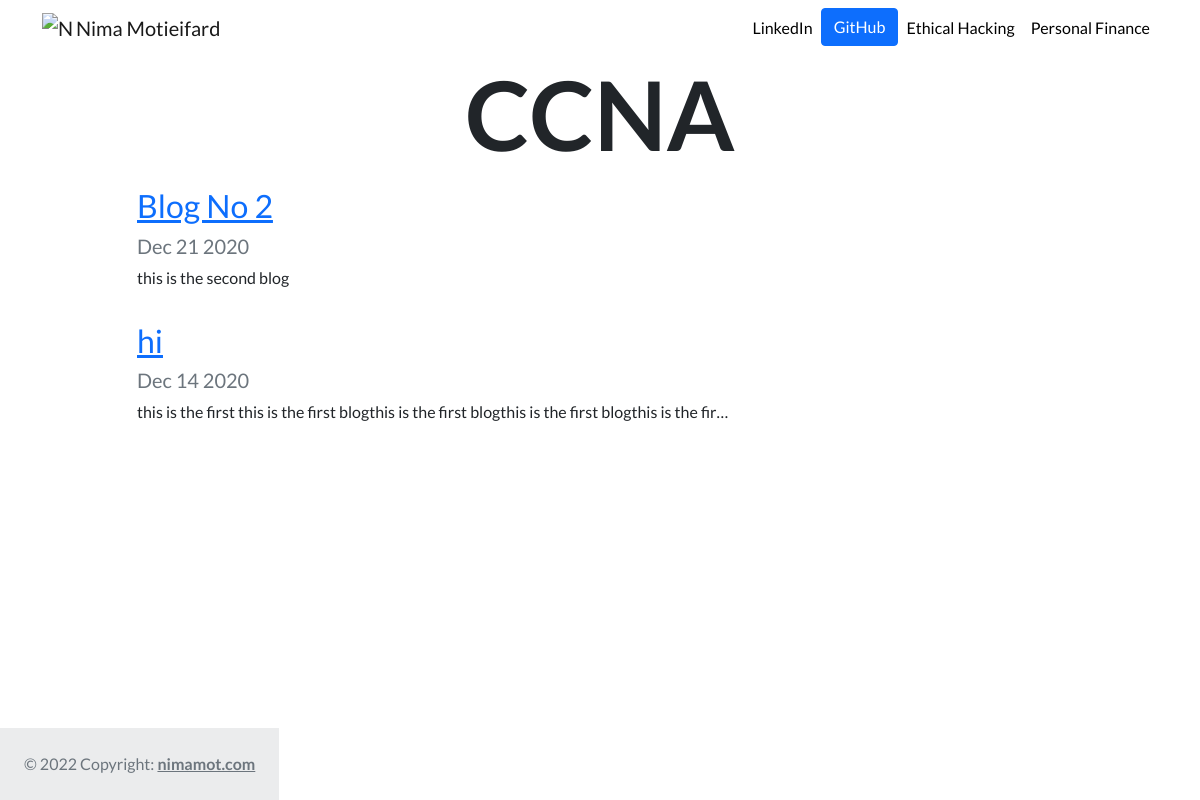
Before: /blog/ with the older database file.
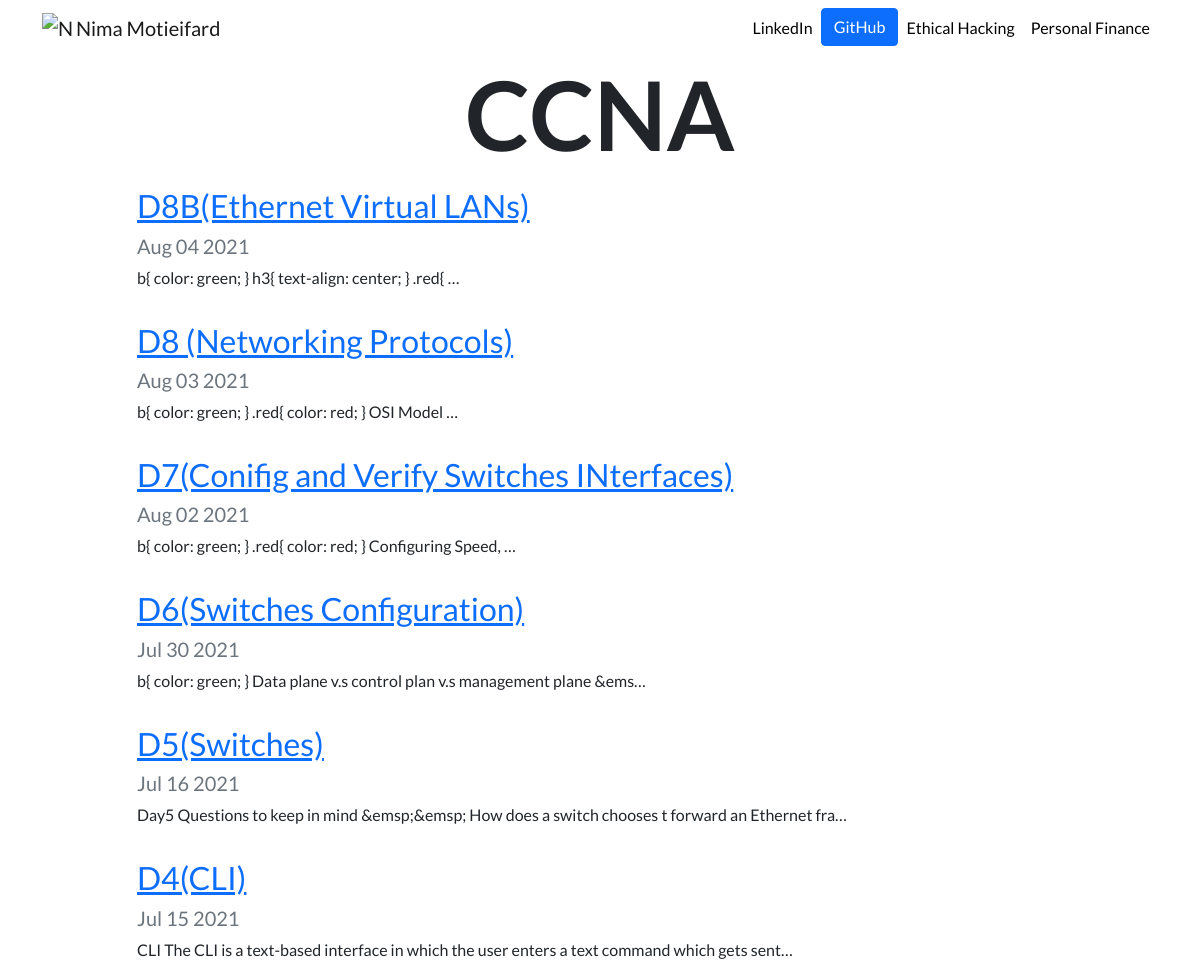
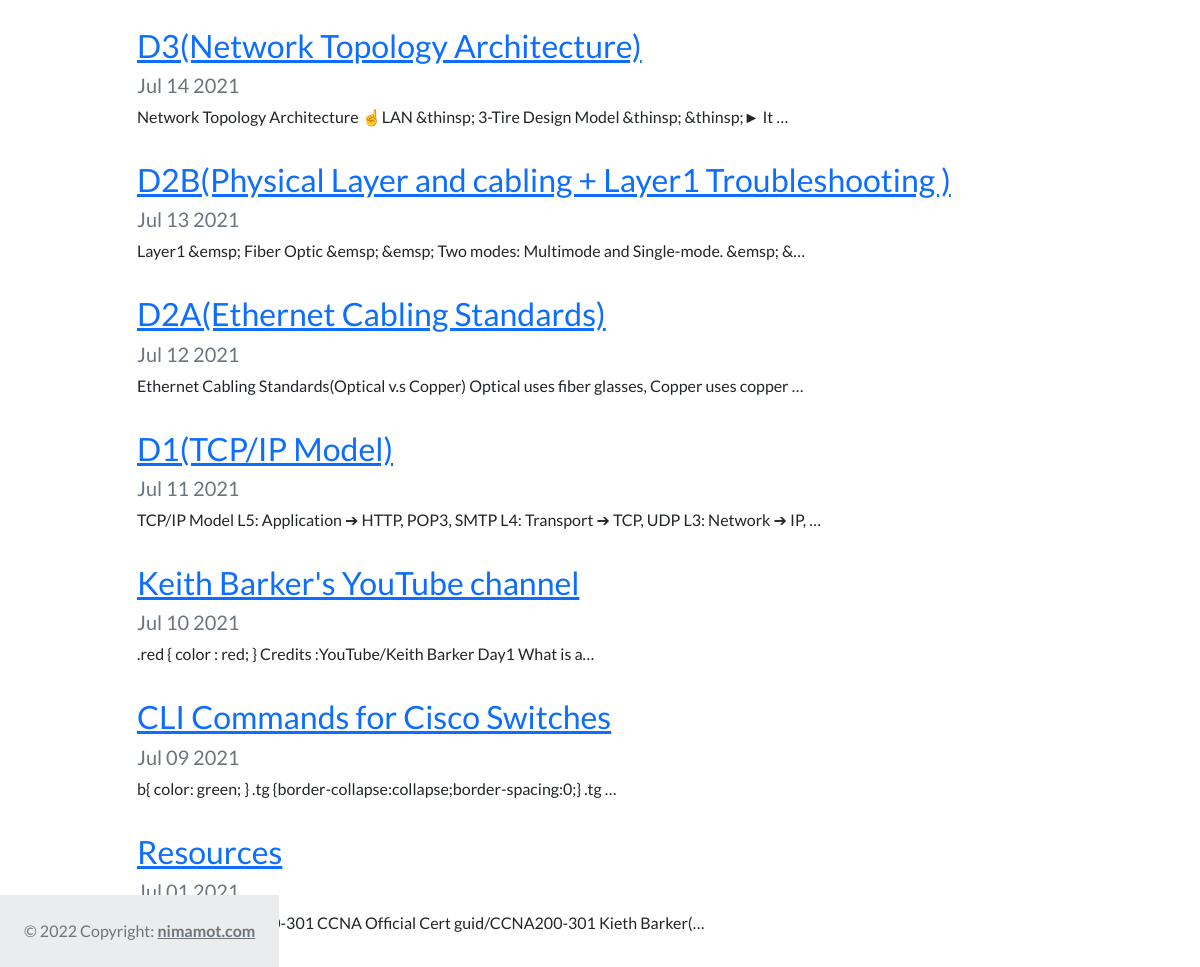
After: the same page with the newer database file (2 pictures, top to bottom).
### blog/models.py (models this page shows, shortened)
class Blog(models.Model):
    title = models.CharField(max_length=200)
    description = models.TextField()
    date = models.DateField()

### blog/views.py (the view)
# urls.py: path('', views.all_blogs, name='all_blogs'),
def all_blogs(request):
    blogs = Blog.objects.order_by('-date')
    return render(request, 'blog/all_blogs.html', {'blogs':blogs})

### blog/templates/blog/all_blogs.html
{% extends 'portfolio/base.html' %}
{% load static %}
{% block content %}
<h1 id="blogtitle" class="font-weight-bold text-center">CCNA</h1>
{% for blog in blogs %}
<div class="row justify-content-center my-3">
  <div class="col-md-10">
    <a href="{% url 'blog:detail' blog.id %}">
      <h2>{{ blog.title }}</h2>
    </a>
    <h5 class="text-muted">{{ blog.date|date:'M d Y' }}</h5>
    <p>{{ blog.description|striptags|truncatechars:100 }}</p>
  </div>
</div>
{% endfor %}
{% endblock %}

### portfolio/templates/portfolio/base.html (shortened to what this page needs)
{% load static %}
<!doctype html>
<html lang="en">
<head>
  <link rel="stylesheet" href="https://stackpath.bootstrapcdn.com/bootstrap/4.4.1/css/bootstrap.min.css">
  <link href="https://cdn.jsdelivr.net/npm/bootstrap@5.0.2/dist/css/bootstrap.min.css" rel="stylesheet">
  <link rel="stylesheet" href="{% static "portfolio/custom.css" %}">
</head>
<body>
  <nav id="topNav" class="navbar navbar-expand-md navbar-light">
    <div class="container">
      <a class="navbar-brand" href="{% url 'home' %}">
        <img src="{% static "portfolio/Bitomoji_70 copy.png" %}" width="30" height="30" class="d-inline-block align-top" alt="Nima's Logo">
        <span>Nima Motieifard</span>
      </a>
      <div class="collapse navbar-collapse text-center" id="navbarNav">
        <ul class="navbar-nav ml-auto">
          <li class="nav-item">
            <a class="nav-link" href="https://www.linkedin.com/in/nima-motieifard-130458169/" target="_blank">LinkedIn</a>
          </li>
          <li>
            <a role="button" href="https://github.com/nimamot" class="btn btn-primary" target="blank">GitHub</a>
                      <li class="nav-item">
            <a class="nav-link" href="{% url 'linux:all_linux' %}" >Ethical Hacking</a>
          </li>
          </li>
          <li class="nav-item">
            <a class="nav-link" href="https://www.instagram.com/crypto.stock_news/" target="_blank">Personal Finance</a>
          </li>
        </ul>
      </div>
    </div>
  </nav>
  <div class="container">
    {% block content %}{% endblock %}
  </div>
<div class="footer">
  <footer class="text-center text-lg-start bg-light text-muted">
   <div class="text-center p-4" style="background-color: rgba(0, 0, 0, 0.05);">
    © 2022 Copyright:
    <a class="text-reset fw-bold" href="http://nimamot.pythonanywhere.com">nimamot.com</a>
  </div>
  </footer>
  </div>
</body>
</html>

### portfolio/static/portfolio/custom.css (style rules this page uses)
.navbar-nav .nav-link { color: rgba(0,0,0,1) !important; }
body { font-family: 'Lato', sans-serif; }
#blogtitle { font-size: 6rem; }
.footer { position: absolute; bottom: 0; }

Changed rows visible on the page:
removed Blog: title "Blog No 2", date "Dec 21 2020", description "this is the second blog"
removed Blog: title "hi", date "Dec 14 2020", description "this is the first this is the first blogthis is the first blogthis is the first blogthis is the fir…"
added Blog: title "D8B(Ethernet Virtual LANs)", date "Aug 04 2021", description "b{ color: green; } h3{ text-align: center; } .red{ …"
added Blog: title "D8 (Networking Protocols)", date "Aug 03 2021", description "b{ color: green; } .red{ color: red; } OSI Model …"
added Blog: title "D7(Conifig and Verify Switches INterfaces)", date "Aug 02 2021", description "b{ color: green; } .red{ color: red; } Configuring Speed, …"
added Blog: title "D6(Switches Configuration)", date "Jul 30 2021", description "b{ color: green; } Data plane v.s control plan v.s management plane &ems…"
added Blog: title "D5(Switches)", date "Jul 16 2021", description "Day5 Questions to keep in mind &emsp;&emsp; How does a switch chooses t forward an Ethernet fra…"
added Blog: title "D4(CLI)", date "Jul 15 2021", description "CLI The CLI is a text-based interface in which the user enters a text command which gets sent…"
added Blog: title "D3(Network Topology Architecture)", date "Jul 14 2021", description "Network Topology Architecture ☝️LAN &thinsp; 3-Tire Design Model &thinsp; &thinsp;► It …"
added Blog: title "D2B(Physical Layer and cabling + Layer1 Troubleshooting )", date "Jul 13 2021", description "Layer1 &emsp; Fiber Optic &emsp; &emsp; Two modes: Multimode and Single-mode. &emsp; &…"
added Blog: title "D2A(Ethernet Cabling Standards)", date "Jul 12 2021", description "Ethernet Cabling Standards(Optical v.s Copper) Optical uses fiber glasses, Copper uses copper …"
added Blog: title "D1(TCP/IP Model)", date "Jul 11 2021", description "TCP/IP Model L5: Application ➔ HTTP, POP3, SMTP L4: Transport ➔ TCP, UDP L3: Network ➔ IP, …"
added Blog: title "Keith Barker's YouTube channel", date "Jul 10 2021", description ".red { color : red; } Credits :YouTube/Keith Barker Day1 What is a…"
added Blog: title "CLI Commands for Cisco Switches", date "Jul 09 2021", description "b{ color: green; } .tg {border-collapse:collapse;border-spacing:0;} .tg …"
added Blog: title "Resources", date "Jul 01 2021", description "ITPROTV/CCNA200-301 CCNA Official Cert guid/CCNA200-301 Kieth Barker(…"
